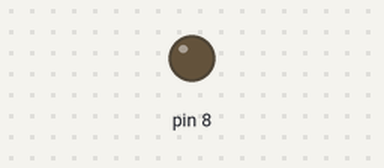
The sketch below on a simulated Arduino Uno, built with avr-gcc and run on an emulated ATmega328P. Shown: output pins drawn as LEDs (lit = HIGH).

Above: at 1.3 s.
At 3.4 s:
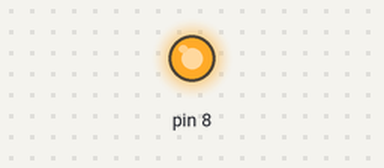
Timing chart, 0 to 8.3 s (numbered marks = the images above):
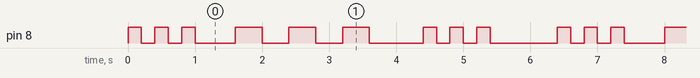

Measured:
- by itself, pin 8: repeats every 6.4 s: 2 × (LOW 0.20 s, HIGH 0.20 s), LOW 0.60 s, 2 × (HIGH 0.40 s, LOW 0.40 s), HIGH 0.40 s, LOW 0.80 s, 2 × (HIGH 0.20 s, LOW 0.20 s), HIGH 0.20 s, LOW 1.0 s, HIGH 0.20 s
- by itself, everything shown: repeats every 6.4 s, in 18 steps

The sketch:

MicroPreRequisite.ino
```cpp
void setup() {
  pinMode(8, OUTPUT);
}

void loop() {
  for (int i = 0; i < 3; i++) {
    digitalWrite(8, HIGH);
    delay(200);
    digitalWrite(8, LOW);
    delay(200);
  }
  delay(400);
  for (int i = 0; i < 3; i++) {
    digitalWrite(8, HIGH);
    delay(400);
    digitalWrite(8, LOW);
    delay(400);
  }
  delay(400);
  for (int i = 0; i < 3; i++) {
    digitalWrite(8, HIGH);
    delay(200);
    digitalWrite(8, LOW);
    delay(200);
  }
  delay(800);
}
```
